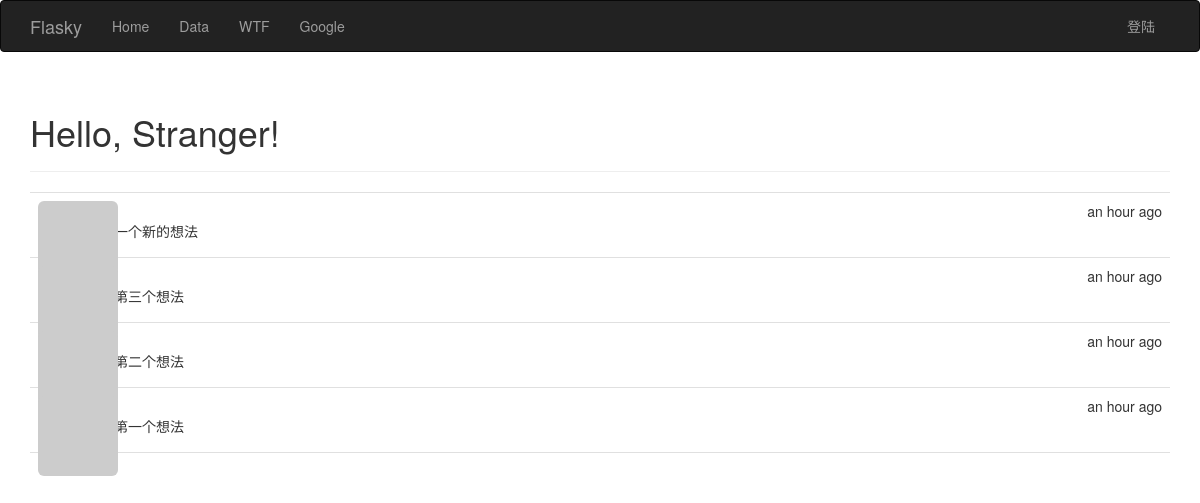
The page / on the database its author committed.
### app/models.py (models this page shows)
class Post(db.Model):
    __tablename__ = 'posts'
    id = db.Column(db.Integer,primary_key=True)
    body = db.Column(db.Text)
    timestamp = db.Column(db.DateTime,index=True,default=datetime.utcnow)
    author_id = db.Column(db.Integer,db.ForeignKey('users.id'))

### app/main/views.py (the view)
@main.route('/',methods=['GET','POST'])
def index():
    form = PostForm()
    if  current_user.can(Permission.WRITE_ARTICLES) and \
        form.validate_on_submit():
        post = Post(body = form.body.data,author = current_user._get_current_object())
        db.session.add(post)
        return redirect(url_for('.index'))
    posts = Post.query.order_by(Post.timestamp.desc()).all()
    return render_template('index.html',form=form,posts = posts)

### app/auth/views.py (called while the page is built)
@auth.before_app_request
def before_request():
    if current_user.is_authenticated:
        current_user.ping()
        if not current_user.confirmed and request.endpoint[:5] !='auth.':
            return  redirect(url_for('auth.unconfirmed'))

### app/main/__init__.py (called while the page is built)
@main.app_context_processor
def inject_permissions():
    return dict(Permission=Permission)

### app/models.py (called while the page is built)
    def gravatar(self,size=100,default='identicon',rating='g'):
        if request.is_secure:
            url = 'https://secure.gravatar.com/avatar'
        else:
            url = 'http://www.gravatar.com/avatar'
        hash = self.avatar_hash
        return '{url}/{hash}?s={size}&d={default}&r={rating}'.format(url=url,hash=hash,size=size,default=default,rating=rating)

    def can(self,permissions):
        return False

### app/templates/index.html (shortened to what this page needs)
{% extends "base.html" %}
{% import "bootstrap/wtf.html" as wtf %}
{% block page_content %}
<div class="page-header">
    <h1>Hello, {% if current_user.is_authenticated %}{{ current_user.username }}{% else %}Stranger{% endif %}!</h1>
</div>
<ul class="posts">
    {% for post in posts %}
    <li class="post">
        <div class="post-thumbnail">
            <a href="{{ url_for('.user', username=post.author.username) }}">
                <img class="img-rounded profile-thumbnail" src="{{ post.author.gravatar(size=40) }}">
            </a>
        </div>
        <div class="post-content">
            <div class="post-date">{{ moment(post.timestamp).fromNow() }}</div>
            <div class="post-author"><a href="{{ url_for('.user', username=post.author.username) }}">{{ post.author.username }}</a></div>
            <div class="post-body">{{ post.body }}</div>
        </div>
    </li>
    {% endfor %}
</ul>
{% endblock %}

### app/static/styles.css (style rules this page uses)
.profile-thumbnail { position: absolute; }
ul.posts { list-style-type: none; padding: 0px; margin: 16px 0px 0px 0px; border-top: 1px solid #e0e0e0; }
ul.posts li.post { padding: 8px; border-bottom: 1px solid #e0e0e0; }
div.post-date { float: right; }
div.post-author { font-weight: bold; }
div.post-thumbnail { position: absolute; }
div.post-content { margin-left: 48px; min-height: 48px; }

### rows shown on the page
Post: timestamp "an hour ago", body "这是一个新的想法"
Post: timestamp "an hour ago", body "这是第三个想法"
Post: timestamp "an hour ago", body "添加第二个想法"
Post: timestamp "an hour ago", body "添加第一个想法"
